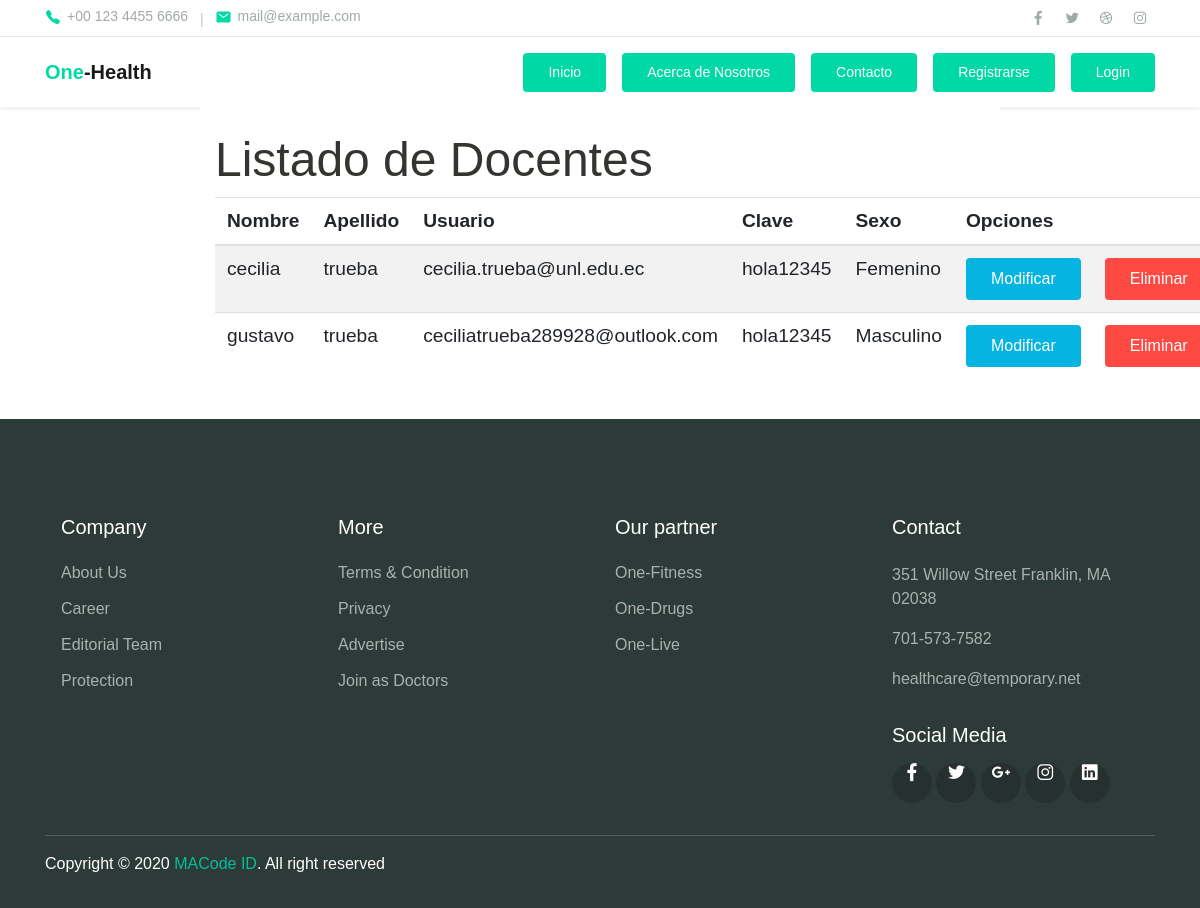
Before: /gestion_pacientes/ with the older database file.
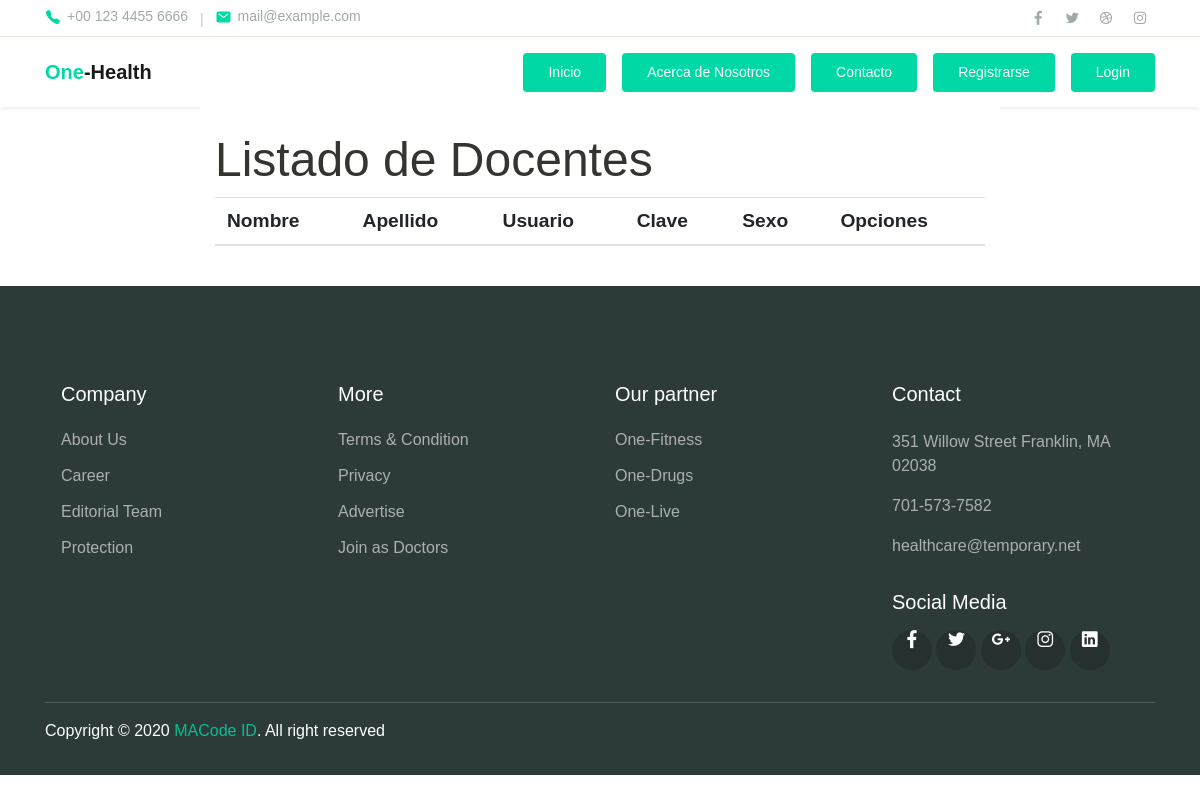
After: the same page with the newer database file.
### sistema_agendamiento/models.py (models this page shows, shortened)
class Paciente(models.Model):
    OPCION_SEXO = [
        ('Masculino', 'Masculino'),
        ('Femenino', 'Femenino')
    ]
    nombre = models.CharField(max_length=50)
    apellido = models.CharField(max_length=50)
    usuario = models.EmailField(unique=True)
    clave = models.CharField(max_length=15)
    sexo = models.CharField(max_length=15, choices=OPCION_SEXO)

### sistema_agendamiento/views.py (the view)
# urls.py: path('gestion_pacientes/', views.gestion_pacientes, name='gestion_pacientes'),
def gestion_pacientes(request):
    listapacientes = Paciente.objects.all()
    return render(request, "html/gestion_pacientes.html", {"listapacientes":listapacientes})

### sistema_agendamiento/templates/html/gestion_pacientes.html (shortened to what this page needs)
{% load static %}
{% include "html/nav.html" %}
{% load crispy_forms_tags %}
<div class="col-md-8 py-4 bg-white mx-auto">
        <h2 class="display-4 text-dark etiqueta-grande titulo-grande">Listado de Docentes</h2>
        <table class="table table-blue table-striped tabla-grande">
          <thead>
             <tr>
              <th>Nombre</th>
              <th>Apellido</th>
              <th>Usuario</th>
              <th>Clave</th>
              <th>Sexo</th>
                 <th colspan="2">Opciones</th>
            </tr>
          </thead>
          <tbody>
            {% for d in listapacientes %}
              <tr>
                <td class="centrado">{{ d.nombre }}</td>
                <td class="centrado">{{ d.apellido }}</td>
                <td class="centrado">{{ d.usuario }}</td>
                <td class="centrado">{{ d.clave }}</td>
                <td class="centrado">{{ d.sexo}}</td>
                <td><a href="/modificar_pacientes/{{ d.nombre }}" class="btn btn-info">Modificar</a></td>
                <td><a href="/eliminar_pacientes/{{ d.nombre }}" class="btn btn-danger">Eliminar</a></td>
              </tr>
            {% endfor %}
          </tbody>
        </table>
      </div>
{% include "html/finalpagina.html" %}

### sistema_agendamiento/templates/html/nav.html (shortened to what this page needs)
{% load static %}
{% load crispy_forms_tags %}
<head>
    <link rel="stylesheet" href="/static/css/maicons.css">
    <link rel="stylesheet" href="/static/css/bootstrap.css">
    <link rel="stylesheet" href="/static/vendor/owl-carousel/css/owl.carousel.css">
    <link rel="stylesheet" href="/static/vendor/animate/animate.css">
    <link rel="stylesheet" href="/static/css/theme.css">
</head>
<body>
    <header>
        <div class="topbar">
            <div class="container">
                <div class="row">
                    <div class="col-sm-8 text-sm">
                        <div class="site-info">
                            <a href="#"><span class="mai-call text-primary"></span> +00 123 4455 6666</a>
                            <span class="divider">|</span>
                            <a href="#"><span class="mai-mail text-primary"></span> mail@example.com</a>
                        </div>
                    </div>
                    <div class="col-sm-4 text-right text-sm">
                        <div class="social-mini-button">
                            <a href="#"><span class="mai-logo-facebook-f"></span></a>
                            <a href="#"><span class="mai-logo-twitter"></span></a>
                            <a href="#"><span class="mai-logo-dribbble"></span></a>
                            <a href="#"><span class="mai-logo-instagram"></span></a>
                        </div>
                    </div>
                </div>
            </div>
        </div>
        <nav class="navbar navbar-expand-lg navbar-light shadow-sm">
            <div class="container">
                <a class="navbar-brand" href="#"><span class="text-primary">One</span>-Health</a>
                <div class="collapse navbar-collapse" id="navbarSupport">
                    <ul class="navbar-nav ml-auto">
                        {% if es_superuser %}
                        <script>
                            window.location.href = "/gestionar_registros";
                        </script>
                        <li class="nav-item">
                            <a class="btn btn-primary ml-lg-3" href="/logout">Cerrar Sesión</a>
                        </li>
                        {% else %}
                        {% if not user.is_authenticated %}
                        <li class="nav-item">
                            <a class="btn btn-primary ml-lg-3" href="{% url 'index' %}">Inicio</a>
                        </li>
                        <li class="nav-item">
                            <a class="btn btn-primary ml-lg-3" href="/about">Acerca de Nosotros</a>
                        </li>
                        <li class="nav-item">
                            <a class="btn btn-primary ml-lg-3" href="/contact">Contacto</a>
                        </li>
                        <li class="nav-item">
                            <a class="btn btn-primary ml-lg-3" href="/register">Registrarse</a>
                        </li>
                        <li class="nav-item">
                            <a class="btn btn-primary ml-lg-3" href="/login">Login</a>
                        </li>
                        {% endif %}
                        {% endif %}
                    </ul>
                </div>
            </div>
        </nav>
    </header>
</body>

### sistema_agendamiento/templates/html/finalpagina.html
{% load static %}
{% load crispy_forms_tags %}
<footer class="page-footer">
  <div class="container">
    <div class="row px-md-3">
      <div class="col-sm-6 col-lg-3 py-3">
        <h5>Company</h5>
        <ul class="footer-menu">
          <li><a href="#">About Us</a></li>
          <li><a href="#">Career</a></li>
          <li><a href="#">Editorial Team</a></li>
          <li><a href="#">Protection</a></li>
        </ul>
      </div>
      <div class="col-sm-6 col-lg-3 py-3">
        <h5>More</h5>
        <ul class="footer-menu">
          <li><a href="#">Terms & Condition</a></li>
          <li><a href="#">Privacy</a></li>
          <li><a href="#">Advertise</a></li>
          <li><a href="#">Join as Doctors</a></li>
        </ul>
      </div>
      <div class="col-sm-6 col-lg-3 py-3">
        <h5>Our partner</h5>
        <ul class="footer-menu">
          <li><a href="#">One-Fitness</a></li>
          <li><a href="#">One-Drugs</a></li>
          <li><a href="#">One-Live</a></li>
        </ul>
      </div>
      <div class="col-sm-6 col-lg-3 py-3">
        <h5>Contact</h5>
        <p class="footer-link mt-2">351 Willow Street Franklin, MA 02038</p>
        <a href="#" class="footer-link">701-573-7582</a>
        <a href="#" class="footer-link">healthcare@temporary.net</a>
        <h5 class="mt-3">Social Media</h5>
        <div class="footer-sosmed mt-3">
          <a href="#" target="_blank"><span class="mai-logo-facebook-f"></span></a>
          <a href="#" target="_blank"><span class="mai-logo-twitter"></span></a>
          <a href="#" target="_blank"><span class="mai-logo-google-plus-g"></span></a>
          <a href="#" target="_blank"><span class="mai-logo-instagram"></span></a>
          <a href="#" target="_blank"><span class="mai-logo-linkedin"></span></a>
        </div>
      </div>
    </div>
    <hr>
    <p id="copyright">Copyright &copy; 2020 <a href="https://macodeid.com/" target="_blank">MACode ID</a>. All right
      reserved</p>
  </div>
</footer>
</html>

### sistema_agendamiento/static/css/theme.css (style rules this page uses)
body { font-family: "Source Sans Pro", sans-serif; line-height: 1.5; color: #343531; }
a { color: #07be94; text-decoration: none; background-color: transparent; }
.text-sm { font-size: 14px !important; }
.text-primary { color: #00D9A5 !important; }
.text-dark { color: #343531 !important; }
.btn-primary { color: #fff; background-color: #00D9A5; border-color: transparent; }
.topbar { border-bottom: 1px solid #E8EEE4; }
.topbar .row { align-items: center; min-height: 36px; }
.topbar .site-info a { display: inline-flex; align-items: center; color: #A1AAA7; }
.topbar .site-info a span { font-size: 16px; margin-right: 6px; }
.topbar .site-info .divider { margin-left: 8px; margin-right: 8px; color: #BEC8B8; }
.topbar .social-mini-button a { display: inline-block; padding: 4px 8px; color: #A1AAA7; }
.btn { padding: 8px 24px; }
.navbar { min-height: 70px; }
.navbar-brand { font-weight: 600; padding-top: 10px; padding-bottom: 10px; }
.navbar-nav { margin-top: 10px; border-top: 1px solid #E8EEE4; flex-shrink: 0; }
.navbar-nav .btn { font-size: 14px; }
@media (min-width: 992px) { .navbar-expand-lg .navbar-nav { margin-top: 0; border-top: none; } }
@media (min-width: 992px) { .navbar-expand-lg .navbar-nav { align-items: center; } }
.page-footer { position: relative; display: block; padding-top: 80px; padding-bottom: 16px; background-color: #2D3B38; color: #fff; }
.page-footer h5 { font-weight: 500; margin-bottom: 16px; }
.page-footer hr { border-color: #4F5E5B; }
.footer-menu { position: relative; list-style: none; padding-left: 0; }
.footer-menu a, .footer-link { display: inline-block; padding-top: 6px; padding-bottom: 6px; color: rgba(255, 255, 255, 0.6); transition: all .2s ease; }
.footer-link { padding: 0; margin-bottom: 16px; }
.footer-sosmed a { display: inline-block; width: 40px; height: 40px; line-height: 42px; border-radius: 50%; text-align: center; font-size: 18px; background-color: #26312F; color: #ffff; transition: all .2s ease; }

### sistema_agendamiento/templates/html/gestion_pacientes.html (style rules this page uses)
.etiqueta-grande { font-size: 1.5em; }
.tabla-grande { font-size: 1.2em; }
.titulo-grande { font-size: 3em; }

Changed rows visible on the page:
removed Paciente: nombre "cecilia", apellido "trueba", usuario "cecilia.trueba@unl.edu.ec", clave "hola12345", sexo "Femenino"
removed Paciente: nombre "gustavo", apellido "trueba", usuario "ceciliatrueba289928@outlook.com", clave "hola12345", sexo "Masculino"
